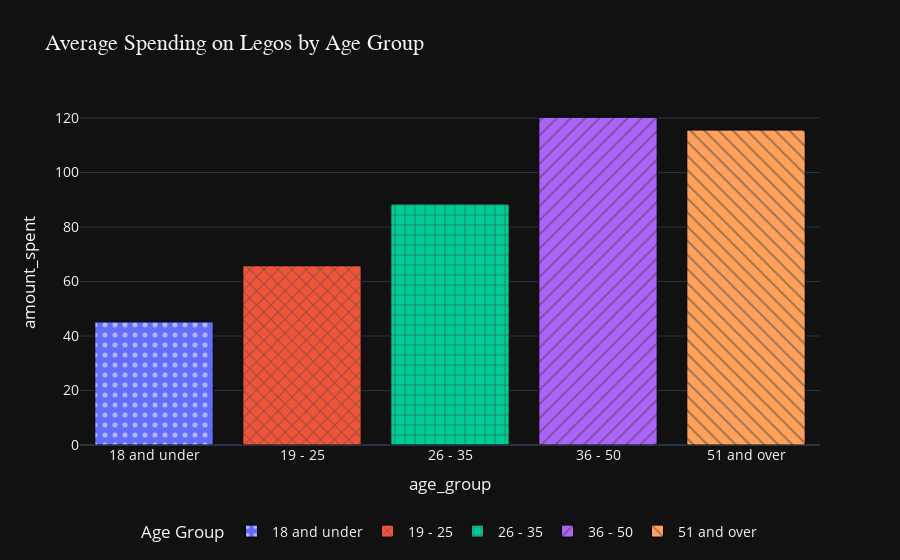

The cell this chart's notebook holds for it:
### Markdown cell above
## Exercise 1

Make your own version of the plot above. Here are some changes you should try:

* Change the font family - some common fonts to try:
  
        ["Arial",
        "Balto",
        "Courier New",
        "Droid Sans",
        "Droid Serif",
        "Droid Sans Mono",
        "Gravitas One",
        "Old Standard TT",
        "Open Sans",
        "Overpass",
        "PT Sans Narrow",
        "Raleway",
        "Times New Roman"]

* Move the legend to somewhere else.

* Change the template and the color.

* Advanced - look up how you can change the pattern_shape or pattern_shape_sequence.

### Code cell
fig = px.bar(
    avg_spending_by_age,
    x="age_group",
    y="amount_spent",
    title="Average Spending on Legos by Age Group",
    color="age_group", 
    pattern_shape="age_group",  
    pattern_shape_sequence=[".", "x", "+", "/", "\\"], 
)

fig.update_layout(
    title_font=dict(size=22, family="Raleway"),
    font=dict(family="Open Sans", size=14),
    legend_title_text="Age Group",
    legend=dict(
        title="Age Group",
        orientation="h",         
        yanchor="bottom",
        y=-0.3,
        xanchor="center",
        x=0.5
    ),
    template="plotly_dark",     
)

fig.update_traces(marker=dict(line=dict(width=1, color="black")))

fig.show()

### Figure 1 — Plotly figure (JSON) as saved in the notebook; plotly's stock layout.template omitted (floating-point values rounded to 4 significant figures)
{"data": [{"hovertemplate": "age_group=%{x}<br>amount_spent=%{y}<extra></extra>", "legendgroup": "18 and under", "marker": {"color": "#636efa", "line": {"color": "black", "width": 1}, "pattern": {"shape": "."}}, "name": "18 and under", "orientation": "v", "showlegend": true, "textposition": "auto", "type": "bar", "x": ["18 and under"], "xaxis": "x", "y": [45.2], "yaxis": "y"}, {"hovertemplate": "age_group=%{x}<br>amount_spent=%{y}<extra></extra>", "legendgroup": "19 - 25", "marker": {"color": "#EF553B", "line": {"color": "black", "width": 1}, "pattern": {"shape": "x"}}, "name": "19 - 25", "orientation": "v", "showlegend": true, "textposition": "auto", "type": "bar", "x": ["19 - 25"], "xaxis": "x", "y": [65.8], "yaxis": "y"}, {"hovertemplate": "age_group=%{x}<br>amount_spent=%{y}<extra></extra>", "legendgroup": "26 - 35", "marker": {"color": "#00cc96", "line": {"color": "black", "width": 1}, "pattern": {"shape": "+"}}, "name": "26 - 35", "orientation": "v", "showlegend": true, "textposition": "auto", "type": "bar", "x": ["26 - 35"], "xaxis": "x", "y": [88.5], "yaxis": "y"}, {"hovertemplate": "age_group=%{x}<br>amount_spent=%{y}<extra></extra>", "legendgroup": "36 - 50", "marker": {"color": "#ab63fa", "line": {"color": "black", "width": 1}, "pattern": {"shape": "/"}}, "name": "36 - 50", "orientation": "v", "showlegend": true, "textposition": "auto", "type": "bar", "x": ["36 - 50"], "xaxis": "x", "y": [120.3], "yaxis": "y"}, {"hovertemplate": "age_group=%{x}<br>amount_spent=%{y}<extra></extra>", "legendgroup": "51 and over", "marker": {"color": "#FFA15A", "line": {"color": "black", "width": 1}, "pattern": {"shape": "\\"}}, "name": "51 and over", "orientation": "v", "showlegend": true, "textposition": "auto", "type": "bar", "x": ["51 and over"], "xaxis": "x", "y": [115.6], "yaxis": "y"}], "layout": {"barmode": "relative", "font": {"family": "Open Sans", "size": 14}, "legend": {"orientation": "h", "title": {"text": "Age Group"}, "tracegroupgap": 0, "x": 0.5, "xanchor": "center", "y": -0.3, "yanchor": "bottom"}, "title": {"font": {"family": "Raleway", "size": 22}, "text": "Average Spending on Legos by Age Group"}, "xaxis": {"anchor": "y", "categoryarray": ["18 and under", "19 - 25", "26 - 35", "36 - 50", "51 and over"], "categoryorder": "array", "domain": [0, 1], "title": {"text": "age_group"}}, "yaxis": {"anchor": "x", "domain": [0, 1], "title": {"text": "amount_spent"}}}}
